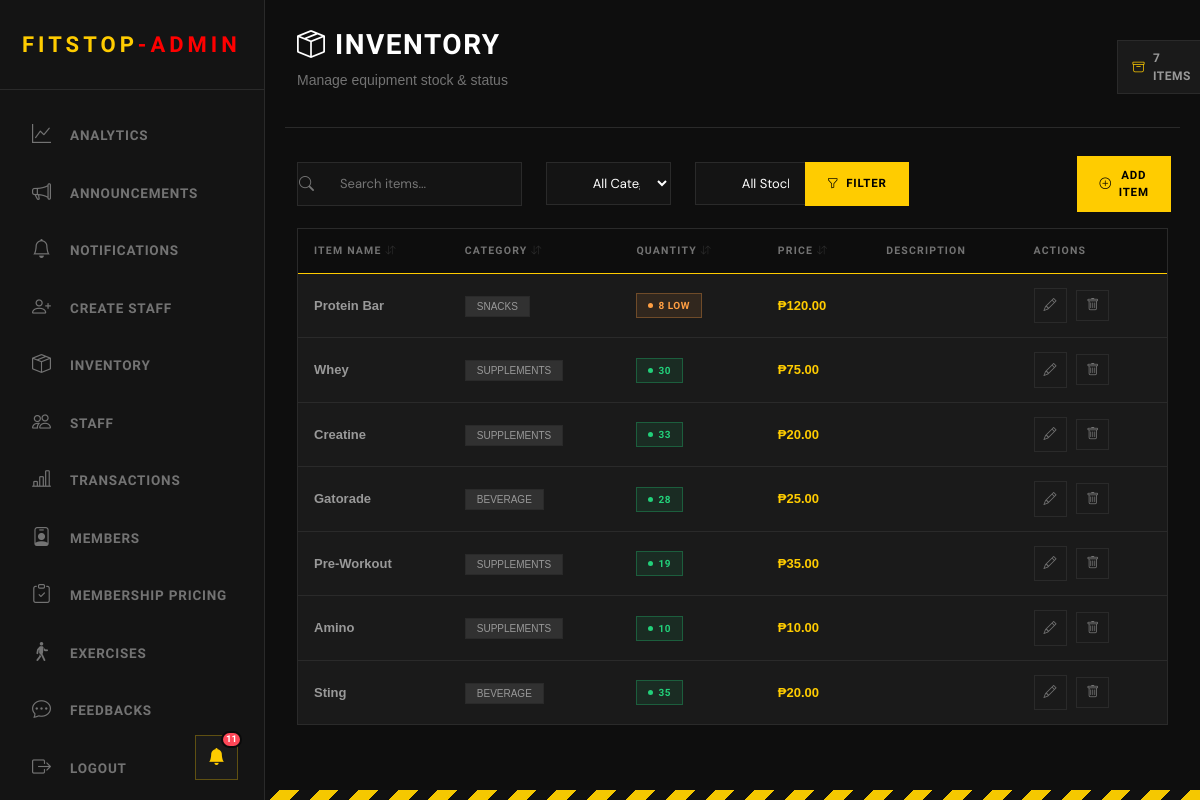
Page /admin/view_inventory.php (signed in) on the earlier database version.
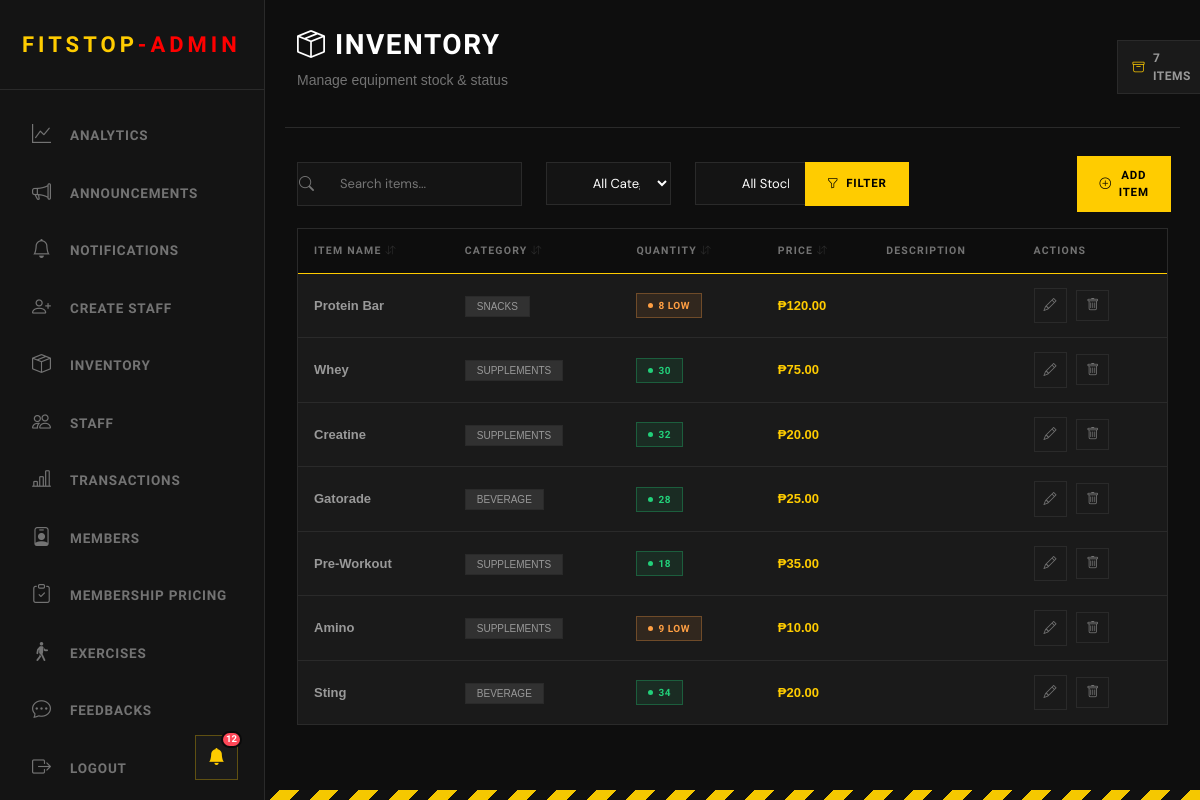
Same page on the later database version.
### tables this page shows
CREATE TABLE inventory (   id INTEGER PRIMARY KEY AUTOINCREMENT,   item_name VARCHAR(100) NOT NULL,   category VARCHAR(50) NOT NULL,   quantity INTEGER NOT NULL DEFAULT 0,   price DECIMAL(10, 2) NOT NULL DEFAULT 0.00,   description TEXT,   created_at TIMESTAMP DEFAULT CURRENT_TIMESTAMP,   updated_at TIMESTAMP DEFAULT CURRENT_TIMESTAMP );

### admin/view_inventory.php (the view, shortened to what the changed rows need)
<?php
include("../Login/connection.php");
$search = isset($_GET['search']) ? trim($_GET['search']) : '';
$category_filter = isset($_GET['category']) ? trim($_GET['category']) : '';
$stock_filter = isset($_GET['stock']) ? trim($_GET['stock']) : '';
$sort_by = isset($_GET['sort']) ? $_GET['sort'] : 'created_at';
$sort_order = isset($_GET['order']) ? $_GET['order'] : 'DESC';
$records_per_page = 10;
$page = isset($_GET['page']) ? (int) $_GET['page'] : 1;
$offset = ($page - 1) * $records_per_page;
$sort_order = ($sort_order === 'ASC') ? 'ASC' : 'DESC';
$where_conditions = [];
$where_clause = count($where_conditions) > 0 ? "WHERE " . implode(" AND ", $where_conditions) : "";
$query = "SELECT * FROM inventory $where_clause ORDER BY $sort_by $sort_order LIMIT :limit OFFSET :offset";
$stmt = $pdo->prepare($query);
$stmt->bindValue(':limit', $records_per_page, PDO::PARAM_INT);
$stmt->bindValue(':offset', $offset, PDO::PARAM_INT);
$stmt->execute();
$items = $stmt->fetchAll();
function getSortUrl($column, $current_sort, $current_order, $search, $category, $stock, $page)
{
    $new_order = 'ASC';
    $params = "sort=$column&order=$new_order";
    return "?$params";
}
function getSortIcon($column, $current_sort, $current_order)
{
    if ($current_sort !== $column) {
        return '<i class="bi bi-arrow-down-up" style="opacity: 0.3; font-size: 10px;"></i>';
    }
    return $current_order === 'ASC'
        ? '<i class="bi bi-arrow-up" style="color: var(--hazard); font-size: 10px;"></i>'
        : '<i class="bi bi-arrow-down" style="color: var(--hazard); font-size: 10px;"></i>';
}
?>
<!DOCTYPE html>
<html>
<head>
    <link rel="stylesheet" href="../staff/staff.css">
    <link rel="stylesheet" href="https://cdn.jsdelivr.net/npm/bootstrap-icons@1.11.0/font/bootstrap-icons.css">
    <link href="https://cdn.jsdelivr.net/npm/bootstrap@5.3.8/dist/css/bootstrap.min.css" rel="stylesheet">
</head>
<body>
    <?php include('includes/header_admin.php') ?>
    <div class="main-content">
        <div class="topbar row">
            <div class="topbar-left col-sm-12 col-xl-6">
                <h1><i class="bi bi-box-seam"></i> Inventory</h1>
            </div>
        </div>
        <section>
            <div class="inventory-table">
                <table>
                    <thead>
                        <tr>
                            <th class="sortable-header"
                                onclick="window.location.href='<?php echo getSortUrl('item_name', $sort_by, $sort_order, $search, $category_filter, $stock_filter, $page); ?>'">
                                Item Name <?php echo getSortIcon('item_name', $sort_by, $sort_order); ?>
                            </th>
                            <th class="sortable-header"
                                onclick="window.location.href='<?php echo getSortUrl('category', $sort_by, $sort_order, $search, $category_filter, $stock_filter, $page); ?>'">
                                Category <?php echo getSortIcon('category', $sort_by, $sort_order); ?>
                            </th>
                            <th class="sortable-header"
                                onclick="window.location.href='<?php echo getSortUrl('quantity', $sort_by, $sort_order, $search, $category_filter, $stock_filter, $page); ?>'">
                                Quantity <?php echo getSortIcon('quantity', $sort_by, $sort_order); ?>
                            </th>
                            <th class="sortable-header"
                                onclick="window.location.href='<?php echo getSortUrl('price', $sort_by, $sort_order, $search, $category_filter, $stock_filter, $page); ?>'">
                                Price <?php echo getSortIcon('price', $sort_by, $sort_order); ?>
                            </th>
                            <th>Description</th>
                            <th>Actions</th>
                        </tr>
                    </thead>
                    <tbody>
                        <?php if (count($items) > 0): ?>
                            <?php foreach ($items as $item): ?>
                                <tr>
                                    <td><strong><?php echo htmlspecialchars($item['item_name']); ?></strong></td>
                                    <td>
                                        <span
                                            style="padding: 4px 11px; font-size: 10px; background: rgba(255,255,255,0.1); border: 1px solid var(--border); text-transform: uppercase;">
                                            <?php echo htmlspecialchars($item['category']); ?>
                                        </span>
                                    </td>
                                    <td>
                                        <?php if ($item['quantity'] == 0): ?>
                                            <span class="status-badge inactive">Out of Stock</span>
                                        <?php elseif ($item['quantity'] < 10): ?>
                                            <span class="status-badge low-stock"><?php echo $item['quantity']; ?> Low</span>
                                        <?php else: ?>
                                            <span class="status-badge active"><?php echo $item['quantity']; ?></span>
                                        <?php endif; ?>
                                    </td>
                                    <td><strong
                                            style="color: var(--hazard);">₱<?php echo number_format($item['price'], 2); ?></strong>
                                    </td>
                                    <td><?php echo htmlspecialchars(substr($item['description'], 0, 50)) . (strlen($item['description']) > 50 ? '...' : ''); ?>
                                    </td>
                                    <td>
                                        <button class="btn-icon"
                                            onclick="editItem(<?php echo htmlspecialchars(json_encode($item)); ?>)">
                                            <i class="bi bi-pencil"></i>
                                        </button>
                                        <a href="?delete=<?php echo $item['id']; ?>" class="btn-icon"
                                            onclick="return confirm('Are you sure?')">
                                            <i class="bi bi-trash"></i>
                                        </a>
                                    </td>
                                </tr>
                            <?php endforeach; ?>
                        <?php endif; ?>
                    </tbody>
                </table>
            </div>
        </section>
    </div>
</body>
</html>

### admin/includes/header_admin.php (shortened to what the changed rows need)
<?php
include('../login/connection.php');
$unread_stmt = $pdo->query("SELECT COUNT(*) as count FROM notification_history WHERE is_read = 0");
$unread_count = $unread_stmt->fetch()['count'];
?>
<head>
    <link rel="stylesheet" href="../staff/staff.css">
    <link href="../styles.css" rel="stylesheet">
    <link rel="stylesheet" href="https://cdnjs.cloudflare.com/ajax/libs/font-awesome/6.4.0/css/all.min.css">
    <link rel="stylesheet" href="https://cdn.jsdelivr.net/npm/bootstrap-icons@1.11.0/font/bootstrap-icons.css">
</head>
<body>
    <div style="position: fixed; bottom: 20px; left: calc(var(--sidebar-w) - 70px); z-index: 1001;">
        <div class="notif-wrapper">
            <button class="notif-bell-btn" id="notifBellBtn">
                <i class="bi bi-bell-fill"></i>
                <?php if ($unread_count > 0): ?>
                    <span class="notif-badge"><?php echo $unread_count; ?></span>
                <?php endif; ?>
            </button>
        </div>
    </div>
</body>

Differences in the rows shown:
changed inventory "Creatine": quantity "33" → "32"
changed inventory "Pre-Workout": quantity "19" → "18"
changed inventory "Amino": quantity "10" → "9"
changed inventory "Sting": quantity "35" → "34"
Other differences:
$unread_count: "11" → "12"
